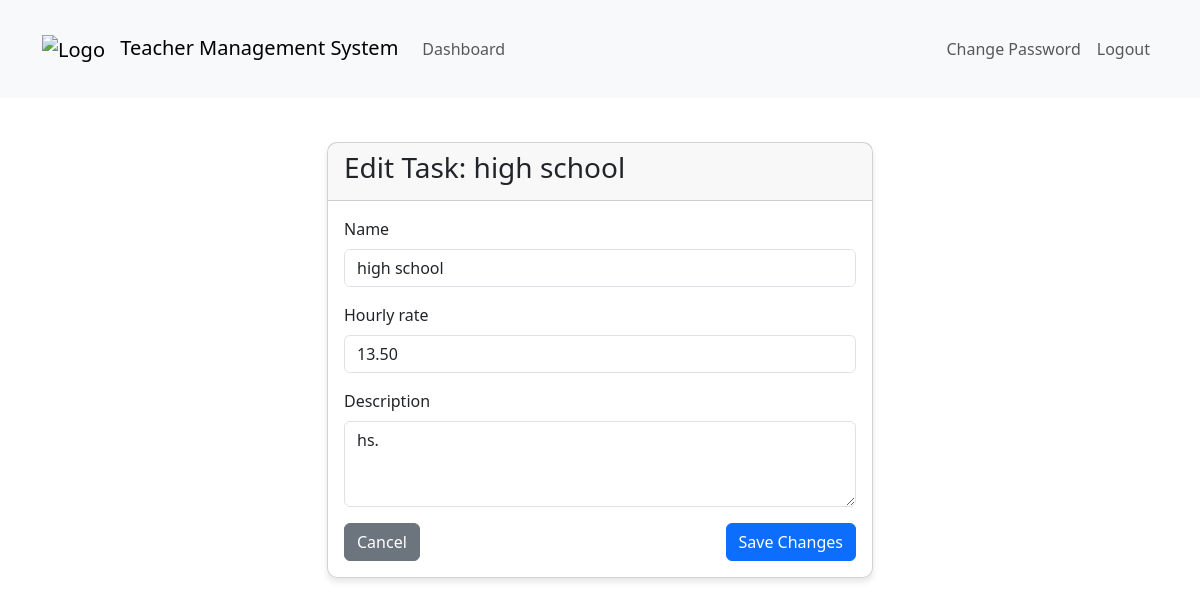
The page /dashboard/edit-task/2/ (signed in) on the database as committed earlier.
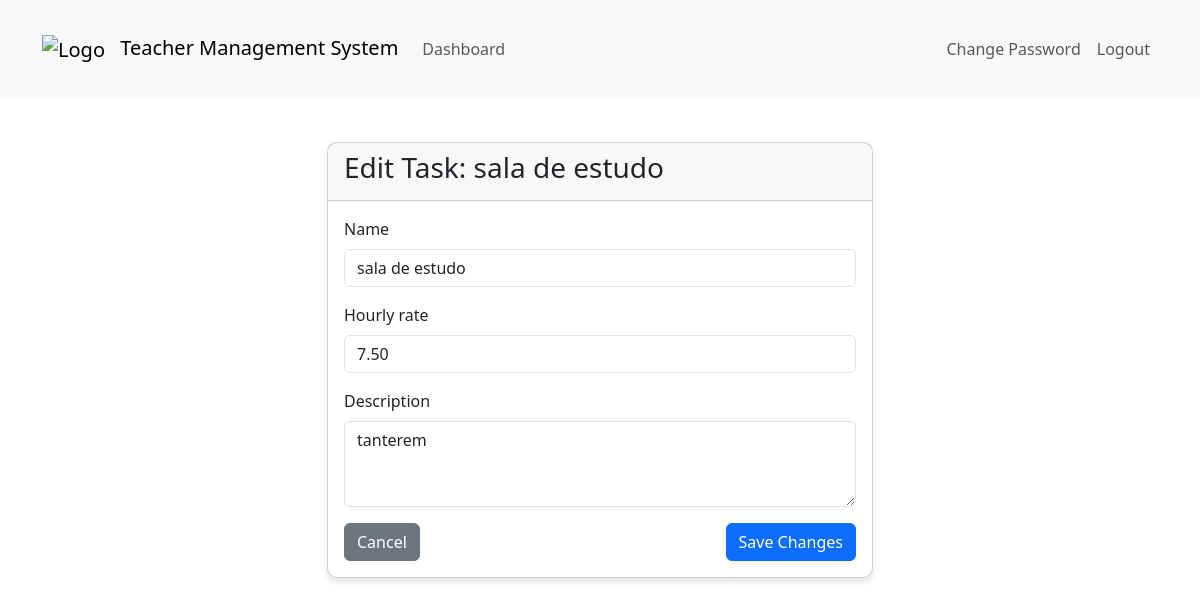
The same page on the database as committed later.
### teachers_app/models.py (models this page shows, shortened)
class Task(models.Model):
    name = models.CharField(max_length=100)
    hourly_rate = models.DecimalField(max_digits=10, decimal_places=2)
    description = models.TextField(blank=True)
    created_at = models.DateTimeField(auto_now_add=True)
    updated_at = models.DateTimeField(auto_now=True)

### teachers_app/views.py (the view)
# urls.py: path('edit-task/<int:task_id>/', views.edit_task, name='edit_task'),
@login_required
@user_passes_test(is_superuser)
def edit_task(request, task_id):
    task = get_object_or_404(Task, id=task_id)
    if request.method == 'POST':
        form = TaskForm(request.POST, instance=task)
        if form.is_valid():
            form.save()
            messages.success(request, 'Task was successfully updated!')
            return redirect('manage_tasks')
    else:
        form = TaskForm(instance=task)
    return render(request, 'edit_task.html', {
        'form': form,
        'task': task
    })

### teachers_app/forms.py
class TaskForm(forms.ModelForm):
    class Meta:
        model = Task
        fields = ['name', 'hourly_rate', 'description']
        widgets = {
            'name': forms.TextInput(attrs={'class': 'form-control'}),
            'hourly_rate': forms.NumberInput(attrs={'class': 'form-control', 'step': '0.01'}),
            'description': forms.Textarea(attrs={'class': 'form-control', 'rows': 3}),
        }

### teachers_app/views.py (called while the page is built)
def is_superuser(user):
    return user.is_superuser

### templates/edit_task.html (shortened to what this page needs)
{% extends 'base.html' %}
{% load static %}
{% block content %}
<div class="row justify-content-center">
    <div class="col-md-6">
        <div class="card">
            <div class="card-header">
                <h3>Edit Task: {{ task.name }}</h3>
            </div>
            <div class="card-body">
                <form method="post">
                    {% for field in form %}
                        <div class="mb-3">
                            <label for="{{ field.id_for_label }}" class="form-label">{{ field.label }}</label>
                            {{ field }}
                        </div>
                    {% endfor %}
                    <div class="d-flex justify-content-between">
                        <a href="{% url 'manage_tasks' %}" class="btn btn-secondary">Cancel</a>
                        <button type="submit" class="btn btn-primary">Save Changes</button>
                    </div>
                </form>
            </div>
        </div>
    </div>
</div>
{% endblock %}

Rows that differ between the two databases and show on the page:
changed Task: name "high school" → "sala de estudo"; hourly_rate "13.50" → "7.50"; description "hs." → "tanterem"
